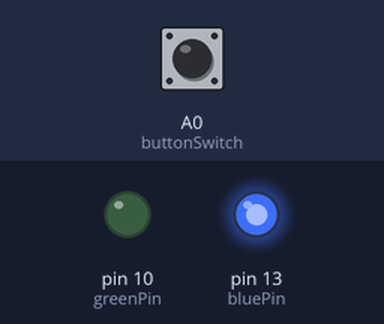
Bench run of a sketch on a simulated Arduino Uno, built with avr-gcc and run on an emulated ATmega328P. Shown: output pins drawn as LEDs (lit = HIGH). The test bench sets the inputs (shaded band); at power-on: A0 (buttonSwitch) LOW.

Above: at 1.2 s.
1.3 s: A0 (buttonSwitch) pulled HIGH for 0.15 s
At 1.37 s:
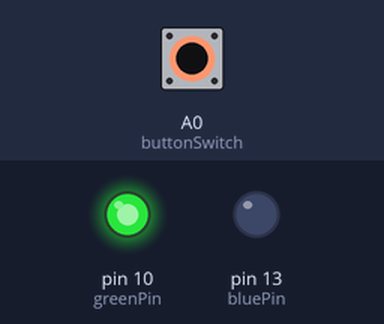
2.9 s: A0 (buttonSwitch) pulled HIGH for 3.2 s
At 6.8 s:
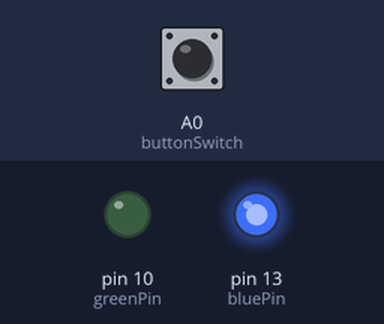
Timing chart, 0 to 8.3 s (numbered marks = the images above; inputs shaded):
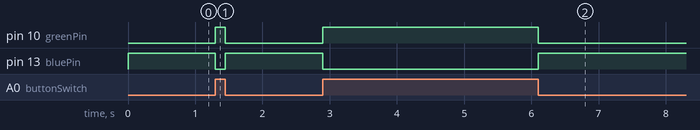

Measured:
- after the input at 1.3 s, pin 10 (greenPin): LOW → HIGH at once, → LOW 0.15 s later; pin 13 (bluePin): HIGH → LOW at once, → HIGH 0.15 s later
- after the input at 2.9 s, pin 10 (greenPin): LOW → HIGH at once, → LOW 3.2 s later; pin 13 (bluePin): HIGH → LOW at once, → HIGH 3.2 s later

The sketch:

nov4.ino
```cpp
const int buttonSwitch = A0; // saving the switch input into a variable
const int greenPin = 10; // saving the green LED output into a variable
const int bluePin = 13; // saving the blue LED output into a variable
void setup() {
  pinMode(greenPin, OUTPUT); // setting green LED for output
  pinMode(bluePin, OUTPUT); // setting blue LED for output

}

void loop() {
  int buttonState = digitalRead(buttonSwitch); // reading the switch on digital mode so it only has 2 states (ON and OFF)

  if (buttonState == HIGH) { // if the switch is connected
    digitalWrite(greenPin, HIGH);
    digitalWrite(bluePin, LOW);
  }
  else {  // if the switch is disconnected
    digitalWrite(greenPin, LOW);
    digitalWrite(bluePin, HIGH);
  }

}
```
